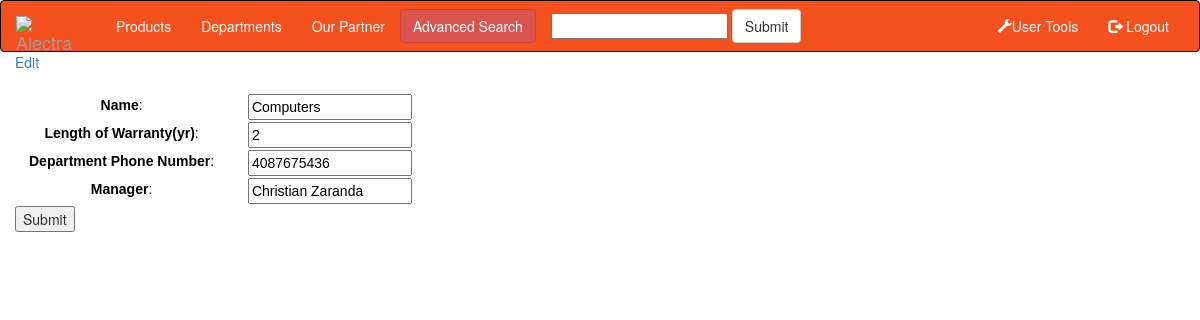
The page /department_edit/1 (signed in) on the database its author committed.
### tables this page shows
CREATE TABLE "departments" (
	`dept_id`	INTEGER NOT NULL PRIMARY KEY AUTOINCREMENT,
	`dept_name`	TEXT NOT NULL,
	`warranty`	INTEGER NOT NULL,
	`dept_phone`	INTEGER NOT NULL,
	`dept_manager`	TEXT NOT NULL
);

### src/views.py (the view)
@app.route('/department_edit/<key>', methods = ['GET', 'POST'])
@vom.login_required
def department_edit(key):
    return vut.department_edit(key)

### src/models.py
class DepartmentForm(Form):
	dept_name    = TextField(label = 'Name', validators = [InputRequired()])
	warranty   	 = IntegerField(label = 'Length of Warranty(yr)', validators = [InputRequired(), NumberRange(max = 6)])#Not sure about this line
	dept_phone 	 = TextField(label = 'Department Phone Number', validators = [InputRequired()])# HAVE to CHECK how to restrict this
	dept_manager = TextField(label = 'Manager', validators = [InputRequired()])

### src/views_option_misc.py (called while the page is built)
def login_required(f):
    @wraps(f)
    def wrap(*args, **kwargs):
        if 'logged_in' in session:
            return f(*args, **kwargs)
        else:
            flash("You need to login first!", 'danger')
            return redirect(url_for('login'))
    return wrap

### src/views_user_tools.py (called while the page is built, shortened)
def department_edit(key):
    command = """SELECT *
                FROM departments
                WHERE dept_id = {p1}
    """.format(p1 = key)
    cursor.execute(command)
    single_department = cursor.fetchall()[0] #gets all the information on the product with id = <key>
    form = DepartmentForm(request.form, csrf_enabled = False, dept_name = single_department[1], warranty = single_department[2],
                        dept_phone = single_department[3], dept_manager = single_department[4])
    if form.errors:
        flash(form.errors, 'danger')
    return render_template('department_edit.html', form = form, dept_id = key)#not sure about here

### src/templates/department_edit.html
{% extends 'base.html' %}
{% block container %}
<a style="margin-right:25px" href="{{ url_for('department_edit', key = dept_id) }}">Edit</a>
<form method= "POST" action="">
<table>
  <br>
  {% for field in form %}
    <tr>
    <td>{{ field.label }}: &nbsp;</td><td>{{ field }}</td>
    </tr>
  {% endfor %}
</table>
<p><input type=submit value=Submit></form></p>
{% endblock %}

### rows shown on the page
departments: form "Computers" "2" "4087675436" "Christian Zaranda"

### other values the page prints
{{ field.label }} "Name" "Length of Warranty(yr)" "Department Phone Number" "Manager"
